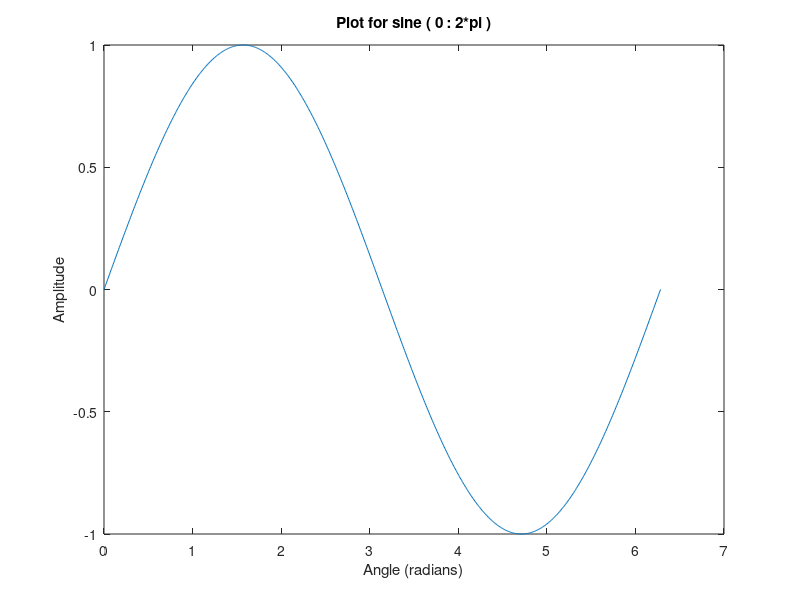
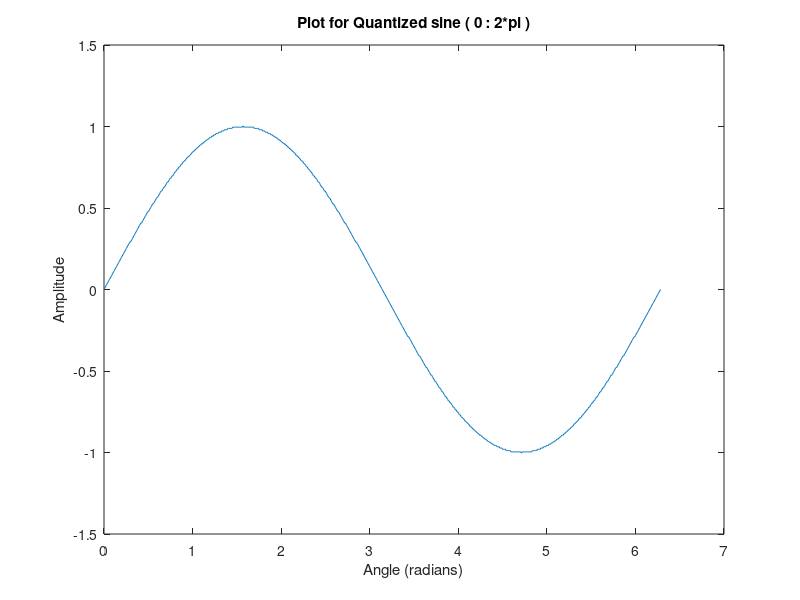
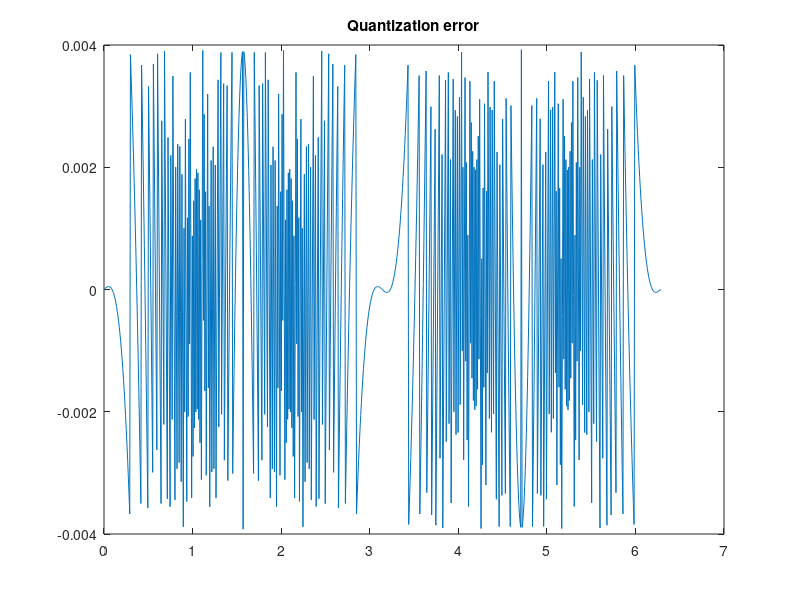
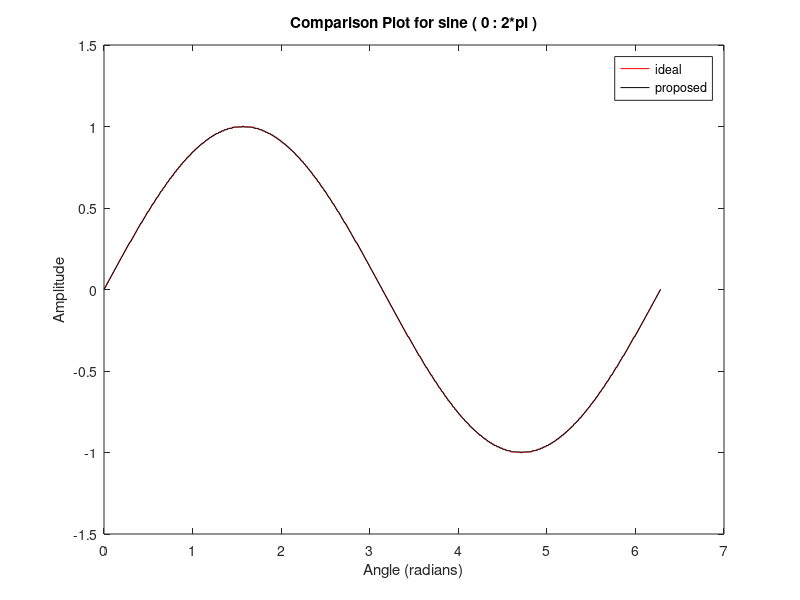

MATLAB code for these plots, in order:
clc;
close all;
clear all;

N = 7;
dac = N+1;
vref = 2;

dac_res=vref/(2^dac-1);
a=floor((2*pi)*2^N);
b=floor(a/8);
a=b*8;
res = (2*pi)/a;

l=0:res:pi/4;
sina=sin(l);
cosa=cos(l);

t=0:res:2*pi;
signal=[sina fliplr(cosa(1:b)) cosa(2:b+1) fliplr(sina(1:b)) -sina(2:b+1) -fliplr(cosa(1:b)) -cosa(2:b+1) -fliplr(sina(1:b)) ];

figure,plot(t,signal); 
xlabel('Angle (radians)');
ylabel(' Amplitude ');
title('Plot for sine ( 0 : 2*pi )');

fs = a;
samples = a;

fin=1;
Nw=floor(fin*samples)/fs;
 
quantize_signal=dac_res*(round(signal/dac_res));

figure,plot(t,quantize_signal); 
xlabel('Angle (radians)');
ylabel(' Amplitude ');
title('Plot for Quantized sine ( 0 : 2*pi )');

figure, plot(t,signal-quantize_signal);
title('Quantization error');

original = sin(t);
figure; plot(t,original,'r',t,quantize_signal,'black');
legend('ideal','proposed');
xlabel('Angle (radians)');
ylabel(' Amplitude ');
title('Comparison Plot for sine ( 0 : 2*pi )');

error = original-quantize_signal;
figure; plot(t,error);
xlabel('Angle (radians)');
ylabel(' Amplitude ');
title('Error');

window_type=ones(1,samples);
window_scaling_factor=sum(window_type);

fft_signal=fft(quantize_signal,samples);

freq_scal = linspace (0, 0.5, samples/2);
X=fft_signal.*conj(fft_signal);

figure;
plot(freq_scal, 10*log10(X(1:samples/2)), '-x');
hold on
plot( 10*log10(abs(fft_signal(Nw:Nw+2))), 'r*');
axis([0 0.01 -120 10]);
title('FFT Plot (N = 12864, Hann window is used)');
xlabel('Frequency (Normalized)');

signal_value = (sum(fft_signal(Nw:Nw+2).*conj(fft_signal(Nw:Nw+2))));
noise_bins = [fft_signal(2:fin-1) fft_signal(fin+3:samples/2)]; 
noise = (sum((abs(noise_bins)).^2)) /((samples/2)-3);
noise_value = 2*(sum(noise_bins.*conj(noise_bins)));

noise_formula = ((1/power(2,dac))^2)/12;

f=fs*(0:(samples-1)/2)/samples; 
sp=abs(fft(quantize_signal,samples));
yfft=(sp)/max(sp); 
figure,plot(f,20*log(yfft(1:(samples/2)))); 
axis([0,100,-500,0]);
xlabel('Frequency bins (Hz)');
ylabel('Power (dB)');
title(' Spectrum for proposed sine computation');

sfdrv=sort(abs(20*log(yfft(1:samples/2)))); 
sfdrv=sfdrv(2:end);
sfdr=min(sfdrv); 
disp('sfdr (in dBc) is:');
disp(sfdr); 

snr_ideal = (6.02 * dac) + 1.76;
disp('Maximum Achievable SNR (in dB) is :');
disp(snr_ideal);

snr=10*log10(signal_value/noise_value);
disp('snr (in dB) is:');
disp(snr);